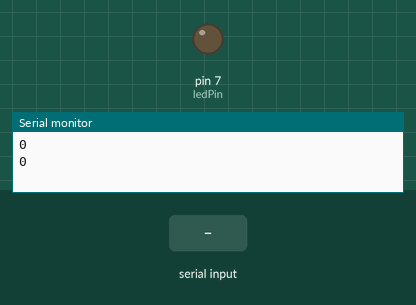
A sketch run on a simulated Arduino Mega 2560, built with avr-gcc and run on an emulated ATmega2560. Parts: output pins drawn as LEDs (lit = HIGH), the last lines printed to the serial monitor. The inputs (shaded band) are chosen by the test bench.

Above: at 1.2 s.
1.3 s: "1" received over the second serial link
At 3.4 s:
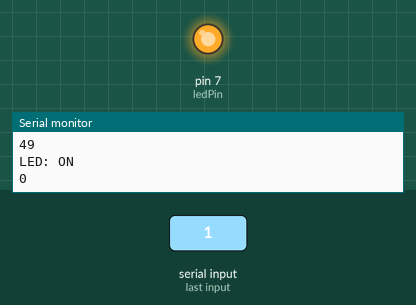
4.3 s: "0" received over the second serial link
At 6.9 s:
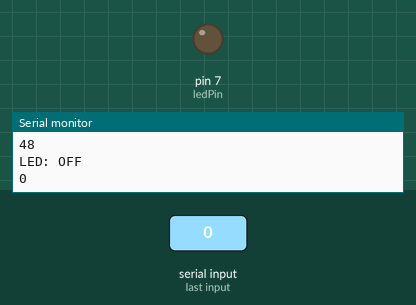
7.3 s: "2" received over the second serial link
At 10.4 s:
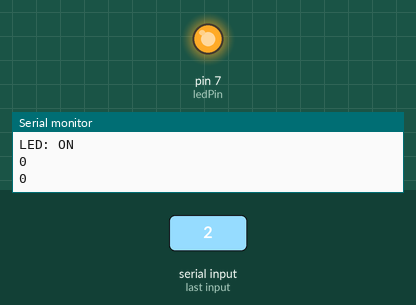
Timing chart, 0 to 11.9 s (numbered marks = the images above; inputs shaded):
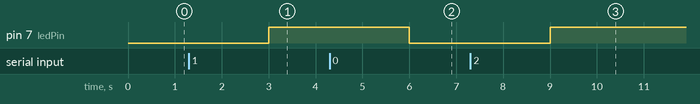

Measured:
- after the input at 1.3 s, pin 7 (ledPin): LOW → HIGH after 1.7 s
- after the input at 4.3 s, pin 7 (ledPin): HIGH → LOW after 1.7 s
- after the input at 7.3 s, pin 7 (ledPin): LOW → HIGH after 1.7 s

The sketch:

hc-05.ino
```cpp
// Este ejemplo bajado de mechatronics apaga y enciende un led si le llega por el serial del bluetooth al arduino el estado, 0 o 1.


#define ledPin 7
int state = 0;

void setup() {
  pinMode(ledPin, OUTPUT);
  digitalWrite(ledPin, LOW);
  Serial.begin(9600);
  Serial1.begin(9600);
}

void loop() {
  if(Serial1.available() > 0){ // Checks whether data is comming from the serial port
    state = Serial1.read(); // Reads the data from the serial port

 }
 Serial.println(state);
 delay(1000);

 if (state == '0') {
  digitalWrite(ledPin, LOW); // Turn LED OFF
  Serial.println("LED: OFF"); // Send back, to the phone, the String "LED: ON"
  state = 0;
 }
 else if (state > '0') {
  digitalWrite(ledPin, HIGH);
  Serial.println("LED: ON");;
  state = 0;
 }
}
```
